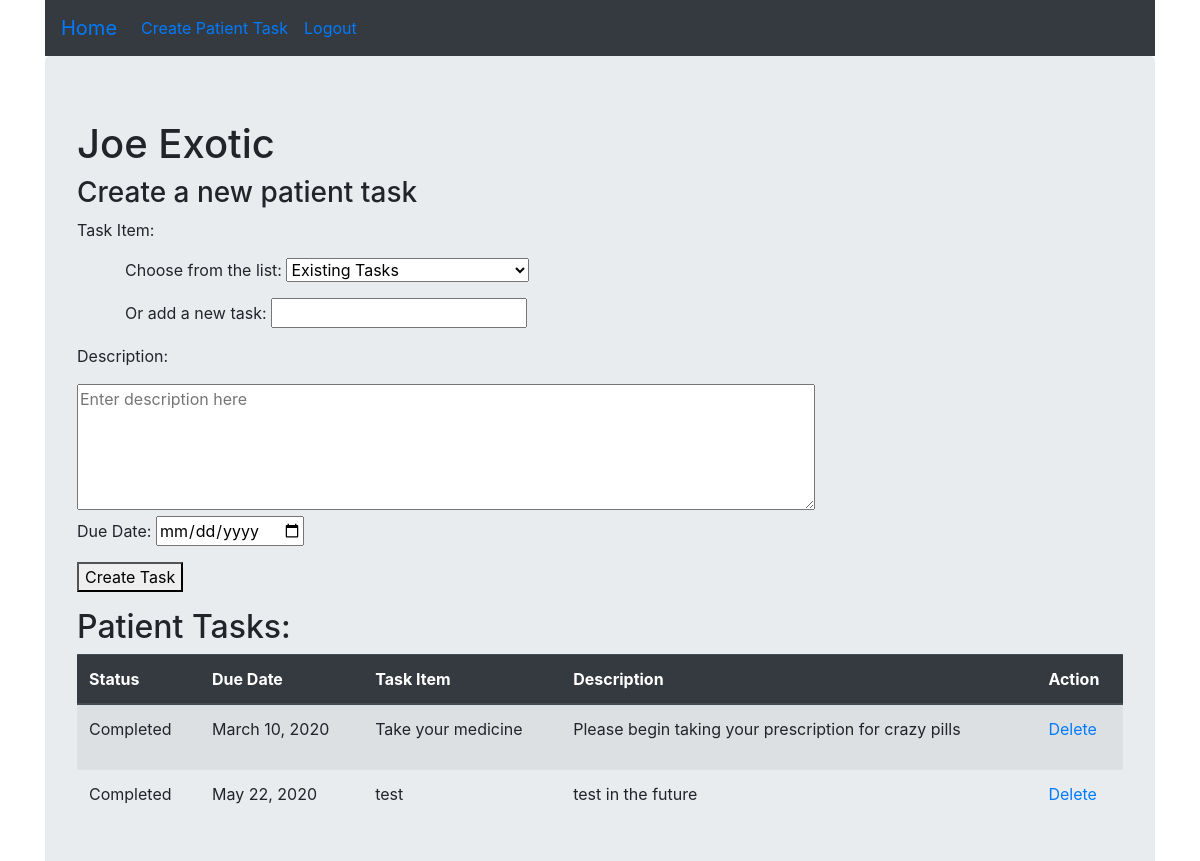
Screenshot of /patient/3 (signed in) with the database file from the repository.
### patientReminderApp/models.py (models this page shows)
class Patient(models.Model):
    f_name = models.CharField(max_length=255)
    l_name = models.CharField(max_length=255)
    email = models.CharField(max_length=255)
    dob = models.DateField()
    phys = models.ForeignKey(Physician, related_name="patients", on_delete = models.CASCADE)
    password = models.CharField(max_length=255)
    created_at = models.DateTimeField(auto_now_add=True)
    updated_at = models.DateTimeField(auto_now=True)
    objects = patientManager()

class Task(models.Model):
    task = models.CharField(max_length=255)
    status = models.CharField(max_length=255, default = "Upcoming")
    desc = models.TextField()
    date = models.DateField()
    pt = models.ForeignKey(Patient, related_name="tasks", on_delete = models.CASCADE)
    phys = models.ForeignKey(Physician, related_name="tasks", on_delete = models.CASCADE)
    created_at = models.DateTimeField(auto_now_add=True)
    updated_at = models.DateTimeField(auto_now=True)
    objects = taskManager()

### patientReminderApp/views.py (the view)
# urls.py: path('patient/<int:ptID>', views.ptPage),
def ptPage(request, ptID):
    if 'physID' in request.session:
        pt = Patient.objects.get(id=ptID)
        phys = Physician.objects.get(id=request.session['physID'])
        ptTasks = pt.tasks.exclude(status="Completed")
        for x in ptTasks:
            if x.status == 'Upcoming' and x.date < datetime.date.today():
                x.status = 'Due'
                x.save()
        context = {
            'pt' : pt,
            'ptTasks' : pt.tasks.filter(phys=phys).order_by('date'),
            'physTasks' : phys.tasks.all().values_list('task', flat=True).distinct()
        }
        request.session['currentRt'] = f'/patient/{ptID}'
        return render(request, "ptPage.html", context)
    return redirect ('/physLogReg')

### patientReminderApp/templates/ptPage.html (shortened to what this page needs)
<!DOCTYPE html>
<html lang="en">
<head>
    <link rel="stylesheet" href="https://stackpath.bootstrapcdn.com/bootstrap/4.3.1/css/bootstrap.min.css"></head>
<body>
    <div class="container">
        <div class="navbar navbar-expand bg-dark">
            <ul class="navbar-nav">
                <li class="nav-item active">
                    <a class="navbar-brand" href="/physDashboard">Home</a>
                </li>
                <li class="nav-item">
                    <a class="nav-link active" href="/newTask">Create Patient Task</a>
                </li>
                <li class="nav-item">
                    <a class="nav-link active" href="/physLogout">Logout</a>
                </li>
            </ul>
        </div>
        <div class="jumbotron">
                <h1>{{pt.f_name}} {{pt.l_name}}</h1>
                <h3>Create a new patient task</h3>
                <div>
                    <form class="row" action="/createTask" method="POST">
                        <div class="col">
                            <p>Task Item:</p>
                            <p class="ml-5">Choose from the list:
                                <select name="taskSelect" id="">
                                    <option value="none" selected disabled hidden>
                                        Existing Tasks
                                    </option>
                                </select>
                            </p>
                            <p class="ml-5">Or add a new task: <input type="text" name="taskInput"></p>
                        </div>
                        <div class="col">
                            <p>Description:</p>
                            <textarea name="desc" id="" cols="70" rows="5" placeholder="Enter description here"></textarea>
                            <p>Due Date: <input type="date" name="date"></p>
                            <p><button type="Submit">Create Task</button></p>
                        </div>
                    </form>
                </div>
                <div>
                    <h2>Patient Tasks:</h2>
                    <table class="table table-striped">
                        <thead class="thead-dark">
                            <tr>
                                <th scope="col">Status</th>
                                <th scope="col">Due Date</th>
                                <th scope="col">Task Item</th>
                                <th scope="col">Description</th>
                                <th scope="col">Action</th>
                            </tr>
                        </thead>
                        <tbody>
                            {% for task in ptTasks %}
                            <tr>
                                <td class="{{task.status}}"> {{task.status}}</td>
                                <td>{{task.date}}</td>
                                <td>{{task.task}}</td>
                                <td>{{task.desc}}</td>
                                <td>
                                    <p><a href="/delete/{{task.id}}">Delete</a></p>
                                </td>
                            </tr>
                            {% endfor %}
                        </tbody>
                    </table>
                </div>
            </div>
        </div>
</body>
</html>

### rows the page displays
Patient: f_name "Joe", l_name "Exotic"
Task: status "Completed", date "March 10, 2020", task "Take your medicine", desc "Please begin taking your prescription for crazy pills"
Task: status "Completed", date "May 22, 2020", task "test", desc "test in the future"
